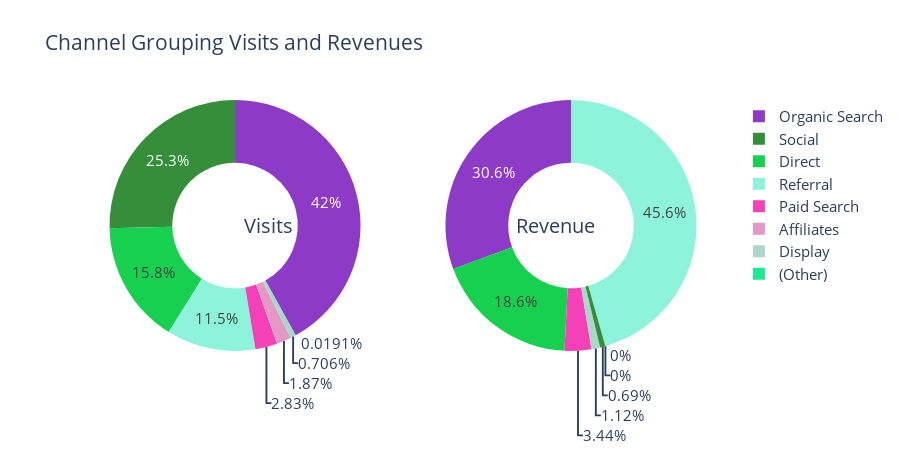

Write notebook code for a chart like this one.
### Markdown cell above
## Seeing Again Channel Grouping More Specified

### Code cell
PieChart("channelGrouping", "Channel Grouping Visits and Revenues")

### Figure 1 — Plotly figure (JSON) as saved in the notebook; plotly's stock layout.template omitted (floating-point values rounded to 4 significant figures)
{"data": [{"domain": {"x": [0, 0.48]}, "hole": 0.5, "hoverinfo": "label+percent+name", "labels": ["Organic Search", "Social", "Direct", "Referral", "Paid Search", "Affiliates", "Display", "(Other)"], "marker": {"colors": ["#8D3BC6", "#358F3A", "#18D04F", "#8DF3DA", "#F441B7", "#E499C5", "#ABD7CA", "#1EEA96", "#88B40B", "#053C7B", "#6C6647", "#EB1ECC", "#0CB7DF", "#EC030D", "#0E5804", "#99F3F3", "#3CF6FA", "#EE20C6", "#B5DBCB", "#D7412A"]}, "name": "% Acesses", "showlegend": true, "type": "pie", "values": [26406, 15947, 9937, 7215, 1780, 1175, 444, 12]}, {"domain": {"x": [0.52, 1]}, "hole": 0.5, "hoverinfo": "label+percent+name", "labels": ["Referral", "Organic Search", "Direct", "Paid Search", "Display", "Social", "(Other)", "Affiliates"], "name": "% Revenue", "showlegend": false, "type": "pie", "values": [6860.0, 4609.0, 2794.0, 518.2, 168.5, 103.9, 0, 0]}], "layout": {"annotations": [{"font": {"size": 20}, "showarrow": false, "text": "Visits", "x": 0.25, "y": 0.5}, {"font": {"size": 20}, "showarrow": false, "text": "Revenue", "x": 0.8, "y": 0.5}], "font": {"size": 15}, "height": 450, "title": {"text": "Channel Grouping Visits and Revenues"}}}
